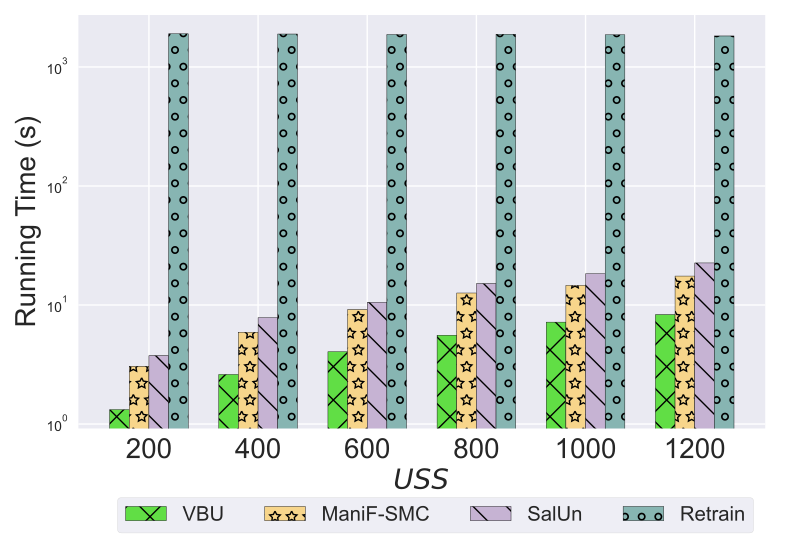

Reproduce this figure in Python.
import matplotlib.pyplot as plt
import numpy as np
import matplotlib.ticker as ticker


# user num = 50
labels = ['200', '400', '600', '800', '1000', '1200']
#unl_fr = [10*10*0.22 *5, 10*10*0.22*5, 10*10*0.22 *5, 10*10*0.22*5 , 10*10*0.22*5  , 10*10*0.22*5  ]



unl_vbu = [1.320, 2.608 , 4.049 , 5.577 , 7.180, 8.29]

unl_mbu = [3.058, 5.908, 9.155, 12.611, 14.616, 17.501]
unl_retrain = [1901 , 1892, 1873, 1887, 1864, 1823]

salun = [3.75, 7.83, 10.53, 15.12, 18.32, 22.56]


for i in range(len(labels)):

    unl_retrain[i] = unl_retrain[i]
    unl_mbu[i] = unl_mbu[i]
    unl_vbu[i] = unl_vbu[i]


x = np.arange(len(labels))  # the label locations
width = 0.9 # the width of the bars
# no_noise = np.around(no_noise,0)
# samping = np.around(samping,0)
# ldp = np.around(ldp,0)

plt.style.use('seaborn')
plt.figure()
#plt.subplots(figsize=(8, 5.3))
#plt.bar(x - width /6 - width / 6 , unl_muv_MNIST, width=width/6, label='MUA-MD MNIST', color='#C6B3D3', edgecolor='black', hatch='/')

#plt.bar(x - width / 6 , unl_muv_CIFAR, width=width/6,  label='MUA-MD CIFAR10', color='#F7D58B', edgecolor='black' , hatch='x')
#E58579, 80BA8A


# F7D58B, 9CD1C8, C6B3D3, E58579
plt.bar(x - width / 5 -  width / 10, unl_vbu,   width=width/5, label='VBU', color='#61DE45', edgecolor='black',  hatch='x')

# F7D58B , 6BB7CA
plt.bar( x -  width / 10, unl_mbu , width=width/5, label='ManiF-SMC', color='#F7D58B', edgecolor='black', hatch='*')


plt.bar( x + width / 5 -  width / 10  , salun, width=width/5, label='SalUn', color='#C6B3D3', edgecolor='black', hatch='\\')



plt.bar(x + width / 5 + width / 5 -  width / 10, unl_retrain, width=width/5, label='Retrain', color='#87B5B2', edgecolor='black', hatch='o')

#plt.bar(x + width / 6 + width / 6 + width/6  , unl_mib_CelebA,   width=width/6, label='MIB CelebA', color='#E58579', edgecolor='black', hatch='\\')
# plt.bar(x - width / 8 - width / 16, unl_vib, width=0.168, label='PriMU$_{w}$', color='cornflowerblue', hatch='*')
# plt.bar(x + width / 8, unl_self_r, width=0.168, label='PriMU$_{w/o}$', color='g', hatch='x')
# plt.bar(x + width / 2 - width / 8 + width / 16, unl_hess_r, width=0.168, label='HBFU', color='orange', hatch='\\')


# plt.bar(x - width / 2.5 ,  unl_br, width=width/3, label='VBU', color='orange', hatch='\\')
# plt.bar(x,unl_self_r, width=width/3, label='RFU-SS', color='g', hatch='x')
# plt.bar(x + width / 2.5,  unl_hess_r, width=width/3, label='HBU', color='tomato', hatch='-')


# Add some text for labels, title and custom x-axis tick labels, etc.
plt.ylabel('Running Time (s)', fontsize=20)
# ax.set_title('Performance of Different Users n')
plt.xticks(x, labels, fontsize=20)
# ax.set_xticklabels(labels,fontsize=15)

my_y_ticks = np.arange(0, 2000, 400)
# Make y-axis a log scale:
plt.yscale('log')
# plt.gca().yaxis.set_major_formatter(ticker.ScalarFormatter())
# plt.gca().yaxis.get_major_formatter().set_scientific(True)
# plt.gca().yaxis.get_major_formatter().set_useOffset(False)

# plt.yticks(my_y_ticks, fontsize=20)
# ax.set_yticklabels(my_y_ticks,fontsize=15)
# plt.grid(axis='y')
# plt.legend(loc='upper left', fontsize=20)

plt.legend( frameon=True, facecolor='#EAEAF2', loc='center', bbox_to_anchor=(0.52001, -0.21), ncol=4, fontsize=14.6,)

# mode="expand",  columnspacing=1.0,  borderaxespad=0., framealpha=0.5,handletextpad=0.5
#title = 'Methods and Datasets',

plt.xlabel('$\it{USS}$' ,fontsize=20)
# ax.bar_label(rects1, padding=1)
# ax.bar_label(rects2, padding=3)
# ax.bar_label(rects3, padding=3)

plt.tight_layout()

plt.rcParams['figure.figsize'] = (2.0, 1)
plt.rcParams['image.interpolation'] = 'nearest'
plt.rcParams['figure.subplot.left'] = 0.11
plt.rcParams['figure.subplot.bottom'] = 0.08
plt.rcParams['figure.subplot.right'] = 0.977
plt.rcParams['figure.subplot.top'] = 0.969
plt.savefig('CelebA_running_time_cs_as_bar.pdf', format='pdf', dpi=200)
plt.show()
